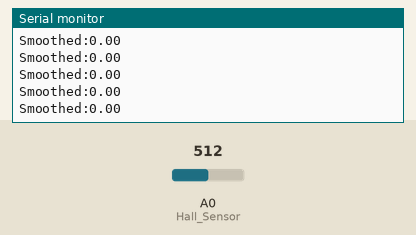
The sketch below on a simulated Arduino Zero (SAMD21). On the bench: the last lines printed to the serial monitor. The test bench sets the inputs (shaded band); at power-on: A0 (Hall_Sensor) = 512. The ROS host is connected and sends only what is stated.

Above: at 2.7 s.
2.8 s: A0 (Hall_Sensor) set to 410
At 3.4 s:
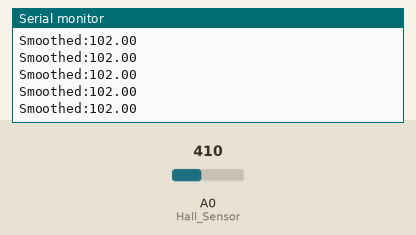
4.3 s: A0 (Hall_Sensor) set to 399
At 4.8 s:
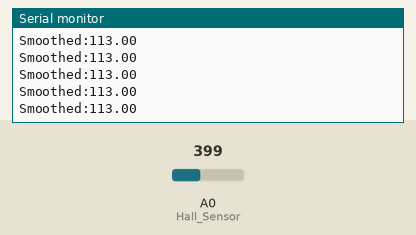
Timing chart, 0 to 6.8 s (numbered marks = the images above; inputs shaded):
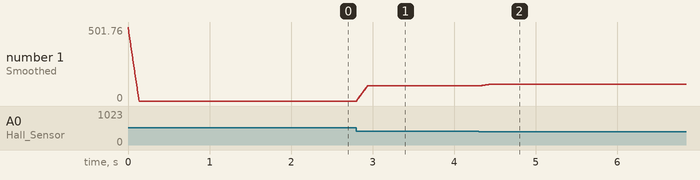

The sketch:

hall_effect_uni.ino
```cpp
// The Arduino Uno ADC is 10 bits (thus, 0 - 1023 values)
#include <ros.h>
#include <std_msgs/Float32.h>
#define MAX_ANALOG_INPUT_VAL 1023
#define Hall_Sensor A0          //A0 used with analog output, D2 with digital output
#define Hall_Sensor_D 2

ros::NodeHandle  nh;
std_msgs::Float32 hall_eff;
ros::Publisher chatter("chatter", &hall_eff);
//const int LED_OUTPUT_PIN = LED_BUILTIN;


// Define the number of samples to keep track of. The higher the number, the
// more the readings will be smoothed, but the slower the output will respond to
// the input. Using a constant rather than a normal variable lets us use this
// value to determine the size of the readings array.

const int SMOOTHING_WINDOW_SIZE = 50; // 10 samples

const int numReadings=5;
int readings[numReadings];            //Number of readings
float _samples[SMOOTHING_WINDOW_SIZE];  // the readings from the analog input
int _curReadIndex = 0;                // the index of the current reading
float _sampleTotal = 0;                 // the running total
float _sampleAvg = 0;                   // the average
float newAv = 0;
float sensorVal = 0;
float maxV = 0;
void setup() {

//  pinMode(LED_OUTPUT_PIN, OUTPUT);
  pinMode(Hall_Sensor,INPUT);

  Serial.begin(115200);
  nh.initNode();
  nh.advertise(chatter);
  for (int i = 0; i < SMOOTHING_WINDOW_SIZE; i++) {
    _samples[i] = 0;
  }
  for (int i=0 ;i<numReadings;i++)
  readings[i]=analogRead(A0);//
  maxV = readings[numReadings-1];
  analogWriteResolution(12);
}

void loop() {
      int startT = micros();
  // subtract the last reading:
  _sampleTotal = _sampleTotal - _samples[_curReadIndex];
  // read the sensor value
  sensorVal = analogRead(Hall_Sensor);
//  if(startT >= 30000 && startT <= 70000){
//    dummy = sensorVal;
//    startT = 0;
//  }

  _samples[_curReadIndex] = sensorVal;

  // add the reading to the total:
  _sampleTotal = _sampleTotal + _samples[_curReadIndex];

  // advance to the next position in the array:
  _curReadIndex = _curReadIndex + 1;

  // if we're at the end of the array...
  if (_curReadIndex >= SMOOTHING_WINDOW_SIZE) {
    // ...wrap around to the beginning:
    _curReadIndex = 0;
  }

  // calculate the average:
  _sampleAvg = _sampleTotal / SMOOTHING_WINDOW_SIZE;

  newAv = abs(_sampleAvg - maxV);
  hall_eff.data = newAv;
  Serial.print("Smoothed:");
  Serial.println(newAv);
//  Serial.println(s/tartT);
  chatter.publish( &hall_eff );
  nh.spinOnce();
  delay(2);
}
```

Measured:
- after the input at 2.8 s, the serial monitor: prints a new line at once (image 1)
- after the input at 4.3 s, the serial monitor: prints a new line at once (image 2)
- plotted number 1: 0 → 102 after the input at 2.8 s, 102 → 113 after the input at 4.3 s
